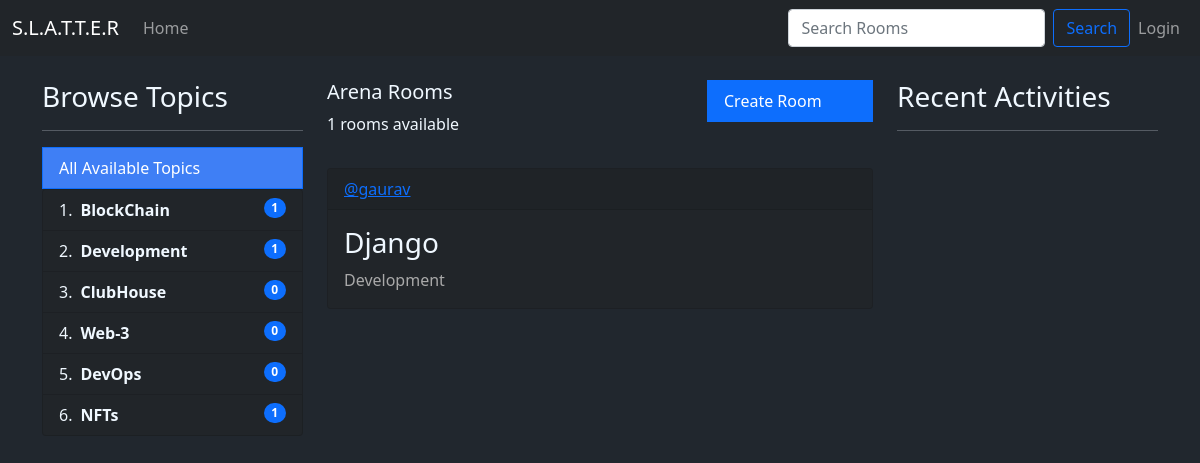
The app's page /?q=Development with its own data.
### MyApp/models.py (models this page shows, shortened)
class Topic(models.Model):
    name = models.CharField(max_length=100)

class Room(models.Model):
    host =  models.ForeignKey(User, on_delete=models.SET_NULL, null= True)
    topic = models.ForeignKey(Topic, on_delete=models.SET_NULL, null= True)
    name = models.CharField(max_length=100)
    description = models.CharField(null=True, blank=True, max_length=1000)
    participants = models.ManyToManyField(User,related_name='participants', blank=True)
    updated = models.DateField(auto_now=True)
    created = models.DateTimeField(auto_now_add=True)
    class Meta:
        ordering = ['-updated','-created']

### MyApp/views.py (the view)
# urls.py: path('', views.home, name="home"),
def home(request):
    q = request.GET.get('q') if request.GET.get('q') != None else ''
    rooms = Room.objects.filter(
        Q(topic__name__icontains = q) | Q(name__icontains = q) | Q(description__icontains = q)
    )
    topics = Topic.objects.all()
    room_count = rooms.count()
    room_messages = Message.objects.filter(
        Q(room__topic__name__icontains=q))[0:5]
    context = {"rooms":rooms , "topics":topics, "room_count":room_count, 'room_messages': room_messages}
    return render(request, "home.html",context)

### templates/home.html
{% extends 'main.html' %} {%block content%}
<div class="container">
  <div class="row">
    <div class="col-3">{% include 'topics.html' %}</div>
    <div class="col-6">{%include 'feed_component.html'%}</div>
    <div class="col-3">{% include 'activity_component.html' %}</div>
  </div>
</div>
{%endblock content%}

### templates/topics.html
<div>
  <h3>Browse Topics</h3>
  <hr />
  <a
    href="{% url 'home' %}"
    class="list-group-item list-group-item-action active"
    aria-current="true"
    style="background-color: rgb(63, 127, 245)"
  >
    All Available Topics
  </a>
  <ol class="list-group list-group-numbered">
    {% for topic in topics%}
    <li
      style="background-color: #212529; color: aliceblue"
      class="list-group-item d-flex justify-content-between align-items-start"
    >
      <div class="ms-2 me-auto">
        <a
          href="{% url 'home' %}?q={{topic.name}}"
          class="fw-bold"
          style="color: aliceblue; text-decoration: none"
          >{{topic.name}}</a
        >
      </div>
      <span class="badge bg-primary rounded-pill"
        >{{topic.room_set.all.count}}</span
      >
    </li>
    {%endfor%}
  </ol>
</div>

### templates/feed_component.html (shortened to what this page needs)
<div class="row">
  <div class="col-8">
    <h5>Arena Rooms</h5>
    <p>{{room_count}} rooms available</p>
  </div>
  {% if request.user == user %}
  <div class="col-4">
    <a
      href="{% url 'create-room' %}"
      class="list-group-item list-group-item-action active"
      aria-current="true"
    >
      Create Room
    </a>
  </div>
  {% endif %}
</div>
<div>
  {% for room in rooms%}
  <div class="card" style="background-color: #212529; margin: 1rem auto">
    <div class="card-header" style="color: rgb(63, 127, 245)">
      <a href="/user-profile/{{room.host.id}}">@{{room.host.username}}</a>
    </div>
    <div class="card-body">
      <h3 class="card-title">
        <a
          style="text-decoration: none; color: aliceblue"
          href="/room/{{room.id}}"
          >{{room.name}}</a
        >
      </h3>
      <p class="card-text" style="color: darkgray">{{room.topic.name}}</p>
    </div>
  </div>
  {% endfor %}
</div>

### templates/main.html (style rules this page uses)
body { margin-top: 5rem; background-color: #21272e; color: aliceblue; }

### records on screen
Topic: name "BlockChain", room_set.all.count "1"
Topic: name "Development", room_set.all.count "1"
Topic: name "ClubHouse", room_set.all.count "0"
Topic: name "Web-3", room_set.all.count "0"
Topic: name "DevOps", room_set.all.count "0"
Topic: name "NFTs", room_set.all.count "1"
Room: host.username "gaurav", name "Django", topic.name "Development"

### other values on screen
{{ room_count }} "1"
